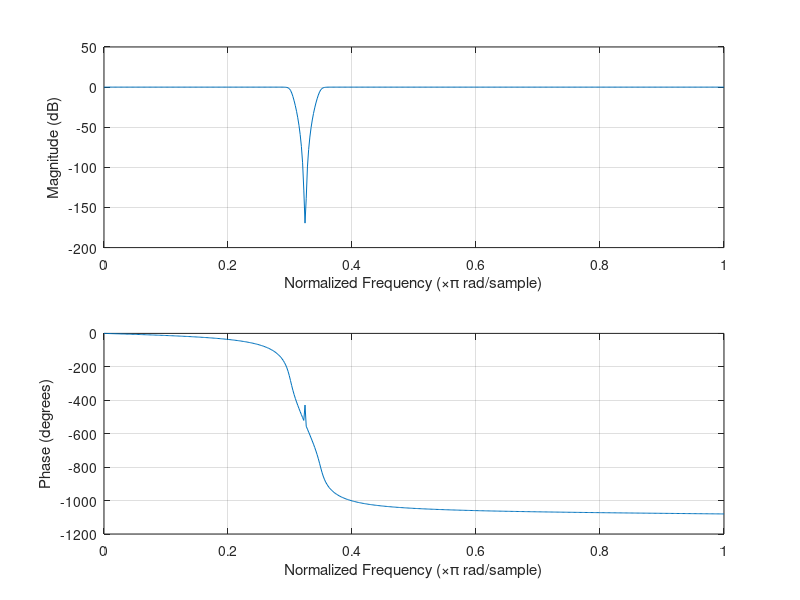

MATLAB code for this plot:
clc;
clear;
close all;
%BPF
%12th order Butterworth BSF Filter with with w1=240 and w2=280 and %fs=1600
%wn=[w1,w2];
[b,a] = butter(6,[240 280]/800,'stop');
freqz(b,a);